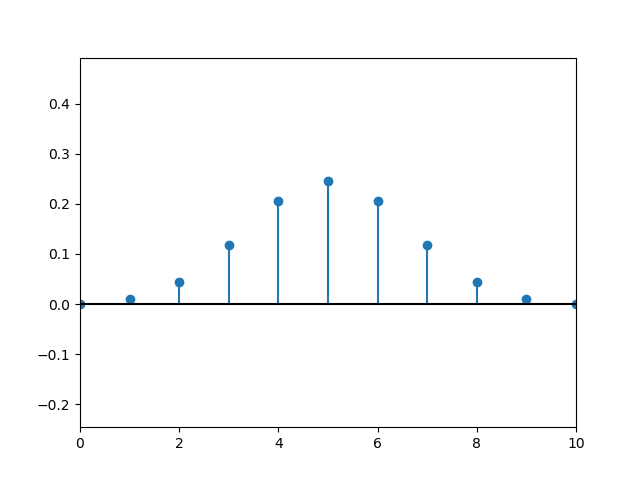

Source code (Python):
# -*- coding: utf-8 -*-
# @Time : 2020/6/21 11:12
# @Author : ccs

import pylab as pl
import numpy as np
from scipy import stats
import random
import math
import pandas as pd
#二项分布
class Task:
    def binom(self):

        n =  10
        k = np.arange(n+1)
        pcoin = stats.binom.pmf(k,n,0.5)
        pl.stem(k,pcoin,basefmt='k-')
        pl.margins(0,1)
        pl.savefig('./task1.png')

        pl.show()

    def convx(self):
        # 协方差
        # 随机生成两个样本
        x = np.random.randint(0, 9, 1000)
        y = np.random.randint(0, 9, 1000)

        # 计算平均值
        mx = x.mean()
        my = y.mean()

        # 计算标准差
        stdx = x.std()
        stdy = y.std()

        # 计算协方差矩阵
        covxy = np.cov(x, y)
        print(covxy)

        # 我们可以手动进行验证
        # covx等于covxy[0, 0], covy等于covxy[1, 1]
        # 我们这里的计算结果应该是约等于，因为我们在计算的时候是使用的总体方差(总体方差和样本方差是稍微有点区别的)
        covx = np.mean((x - x.mean()) ** 2)
        covy = np.mean((y - y.mean()) ** 2)
        print(covx)
        print(covy)
        # 这里计算的covxy等于上面的covxy[0, 1]和covxy[1, 0]，三者相等
        covxy = np.mean((x - x.mean()) * (y - y.mean()))
        print(covxy)

        # 下面计算的是相关系数矩阵(和上面的协方差矩阵是类似的)
        coefxy = np.corrcoef(x, y)
        print(coefxy)
class CalBayes:
    def separate_by_class(self,dataset):
        """

        step1.按类别划分样本
        separated = {0: [[att1, att2, ... att8, 0], ...],
                    1: [[att1, att2, ... att8, 1], [att1, att2, ... att8, 1], ...]}

        """
        separated = {}
        for i in range(len(dataset)):
            vector = dataset[i]
            if (vector[-1] not in separated):
                separated[vector[-1]] = [] #构造类别字典，key为类别，value为该类别下的所有可能的属性取值矩阵
            separated[vector[-1]].append(vector)
        return separated

    def mean(self,numbers):
        return sum(numbers)/float(len(numbers))

    def stedv(self,numbers):
        avg = self.mean(numbers)
        variance = sum([pow(x-avg,2) for x in numbers])/float(len(numbers)-1)
        return math.sqrt(variance)

    def summarize(self,dataset):
        """
        step2:计算每一个属性(按列)的均值方差
        注意这个地方zip(*dataset)的用法
        """

        summaries = [(self.mean(attribute),self.stedv(attribute)) for attribute in zip(*dataset)]
        del summaries[-1]
        return summaries
    def summarize_by_class(self,dataset):
        """
        step3：按类别提取属性特征
        #summaries = {0:[(att1_mean,att1_stdev), (att2_mean,att2_stdev), .., (att8_mean,att8_stdev)],
             1:[(att1_mean,att1_stdev), (att2_mean,att2_stdev), .., (att8_mean,att8_stdev)]}

        """
        seperated = self.separate_by_class(dataset)
        summaries = {}
        keyList = list(seperated.keys())
        for classValue in keyList:
            summaries[classValue] = self.summarize(seperated[classValue])
        return summaries

    def calculate_probability(self,x,mean,stdev):
        """
        step4：计算高斯概率密度函数. 计算样本的某一属性x的概率,归属于某个类的似然

        注意理解高斯概率密度函数：对应是函数；而高斯概率密度函数基于X轴求面积，则为概率累计分布
        """
        exponent = math.exp(-(math.pow(x-mean,2)/(2*math.pow(stdev,2))))
        return (1/(math.sqrt(2*math.pi)*stdev))*exponent


    def calculate_class_probalities(self,summaries,inputVector):
        """
        step5:对一个样本,计算它属于每个类的概率
        """
        probabilities = {}
        keyList = list(summaries.keys())
        for classValue in keyList:
            probabilities[classValue] = 1
            for i in range(len(summaries[classValue])):
                mean,stdev = summaries[classValue][i]
                x = inputVector[i]
                probabilities[classValue] *= self.calculate_probability(x,mean,stdev)
        return probabilities

    def predict(self,summaries,inputVector):
        """
        step6:单个数据样本的预测. 找到最大的概率值,返回关联的类
        """
        probalities = self.calculate_class_probalities(summaries,inputVector)
        bestLabel,bestProb = None,-1
        keyList = list(probalities.keys())
        for classValue in keyList:
            if bestLabel is None or probalities[classValue] > bestProb:
                bestProb = probalities[classValue]
                bestLabel = classValue
        return bestLabel

    def get_predictions(self,summaries,testSet):
        """
        step7:多个数据样本的预测
        """
        predictions = []
        for i in range(len(testSet)):
            result = self.predict(summaries,testSet[i])
            predictions.append(result)
        return predictions

    def get_accuracy(self,testSet,preditions):
        correct = 0
        for x in range(len(testSet)):
            if testSet[x][-1] == preditions[x]:
                correct += 1
        return (correct/float(len(testSet)))*100.0

    def main(self):
        # 读取数据
        filename = 'pima-indians-diabetes.data.csv'
        dataset = pd.read_csv(filename, header=None)
        dataset = np.array(dataset)

        # 随机划分数据:67%训练和33%测试
        trainSize = int(len(dataset) * 2 / 3)  # (512,9)(256,9)
        randomIdx = [i for i in range(len(dataset))]
        random.shuffle(randomIdx)
        trainSet = []
        testSet = []
        trainSet.extend(dataset[idx, :] for idx in randomIdx[:trainSize])
        testSet.extend(dataset[idx, :] for idx in randomIdx[trainSize:])

        # 计算模型
        summaries = self.summarize_by_class(trainSet)

        # 用测试数据集测试模型
        predictions = self.get_predictions(summaries, testSet)
        accuracy = self.get_accuracy(testSet, predictions)
        print(('Accuracy:{0}%').format(accuracy))

if __name__ == '__main__':
    cal_bayes = CalBayes()
    cal_bayes.main()

